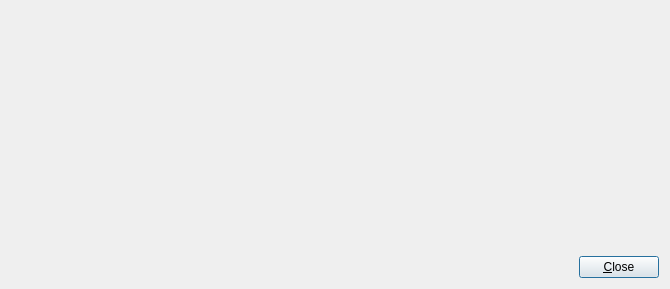
<?xml version="1.0" encoding="UTF-8"?>
<ui version="4.0">
 <class>AboutDialog</class>
 <widget class="QDialog" name="AboutDialog">
  <property name="geometry">
   <rect>
    <x>0</x>
    <y>0</y>
    <width>670</width>
    <height>289</height>
   </rect>
  </property>
  <property name="windowTitle">
   <string>About ZIMA-PS2PDF</string>
  </property>
  <property name="windowIcon">
   <iconset resource="../ZIMA-PS2PDF.qrc">
    <normaloff>:/gfx/zima-ps2pdf.png</normaloff>:/gfx/zima-ps2pdf.png</iconset>
  </property>
  <layout class="QHBoxLayout" name="horizontalLayout_2">
   <item>
    <widget class="QLabel" name="label">
     <property name="text">
      <string/>
     </property>
     <property name="pixmap">
      <pixmap resource="../ZIMA-PS2PDF.qrc">:/gfx/zima-ps2pdf.png</pixmap>
     </property>
    </widget>
   </item>
   <item>
    <layout class="QVBoxLayout" name="verticalLayout">
     <item>
      <widget class="QLabel" name="aboutLabel">
       <property name="text">
        <string/>
       </property>
      </widget>
     </item>
     <item>
      <layout class="QHBoxLayout" name="horizontalLayout">
       <item>
        <spacer name="horizontalSpacer">
         <property name="orientation">
          <enum>Qt::Horizontal</enum>
         </property>
         <property name="sizeHint" stdset="0">
          <size>
           <width>40</width>
           <height>20</height>
          </size>
         </property>
        </spacer>
       </item>
       <item>
        <widget class="QPushButton" name="closeButton">
         <property name="text">
          <string>&amp;Close</string>
         </property>
        </widget>
       </item>
      </layout>
     </item>
    </layout>
   </item>
  </layout>
 </widget>
 <resources>
  <include location="../ZIMA-PS2PDF.qrc"/>
 </resources>
 <connections>
  <connection>
   <sender>closeButton</sender>
   <signal>clicked()</signal>
   <receiver>AboutDialog</receiver>
   <slot>accept()</slot>
   <hints>
    <hint type="sourcelabel">
     <x>548</x>
     <y>268</y>
    </hint>
    <hint type="destinationlabel">
     <x>300</x>
     <y>181</y>
    </hint>
   </hints>
  </connection>
 </connections>
</ui>
